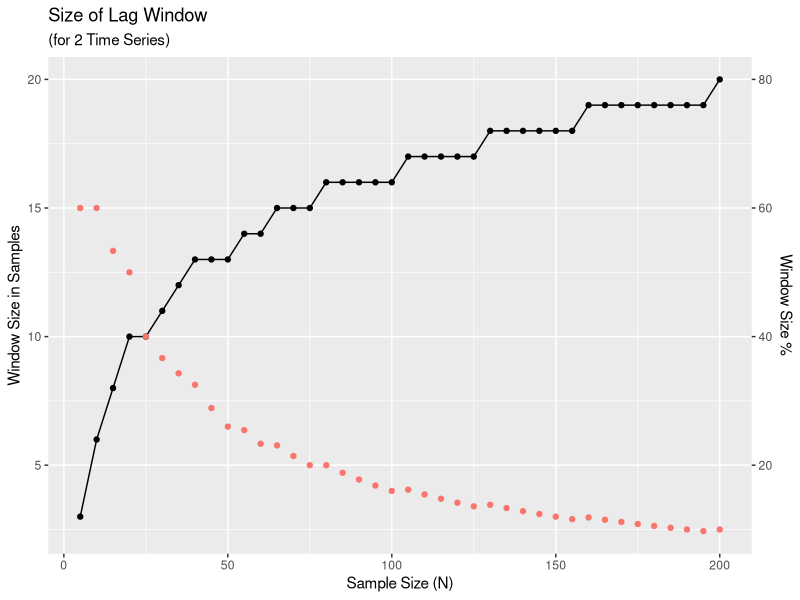
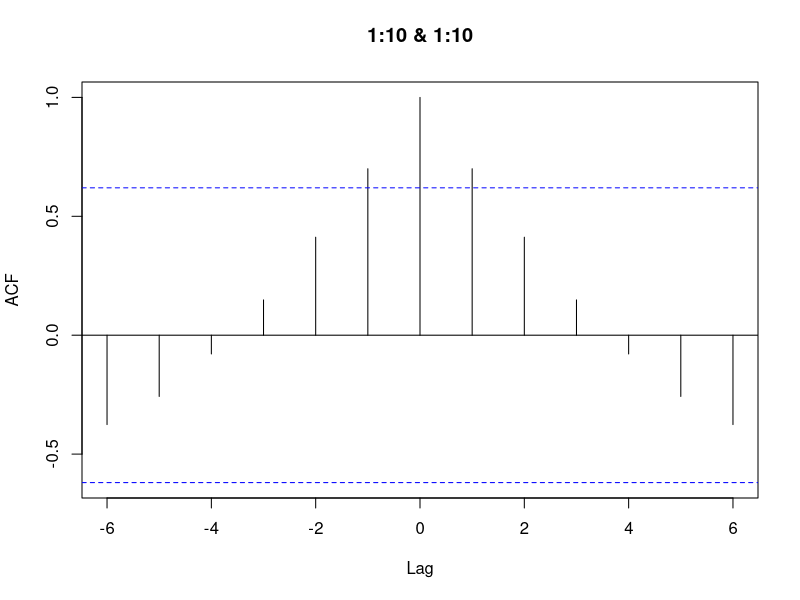
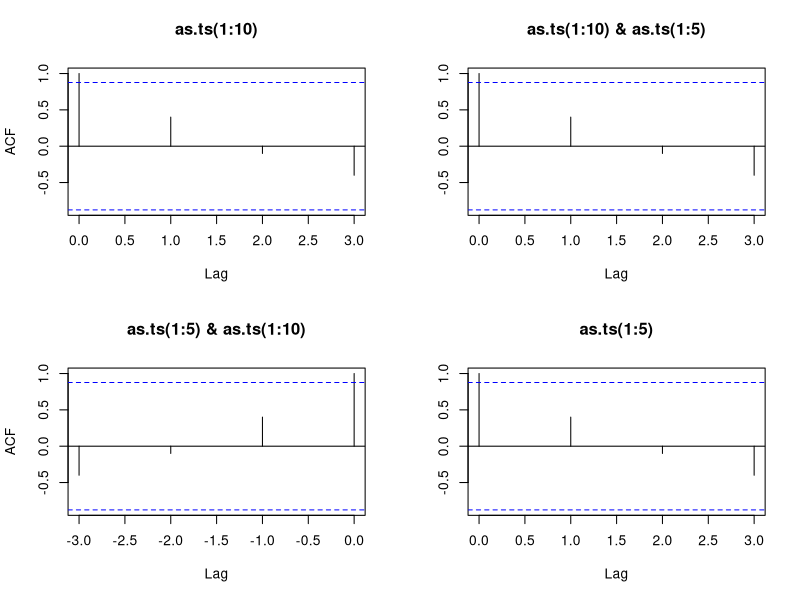

R code for these plots, in order:
## ---- chunk 1
knitr::opts_chunk$set(echo = TRUE)
## ---- chunk 2
library(ggplot2)
Lag <- seq(5, 200, 5)
Lag <- data.frame(N = Lag, Win = floor(10*log10(Lag/2)), WinPerc = floor(10*log10(Lag/2))/Lag)
ggplot( Lag, aes(x=N, y=Win)) +
  geom_line() + geom_point() + 
  ylab("Window Size in Samples") +
  geom_point(mapping = aes(x = N, y = WinPerc*25, col = "")) + 
  scale_y_continuous( sec.axis = sec_axis(~ . * 4, name = "Window Size %") ) +
  theme(legend.position = "none") + 
  labs(title = "Size of Lag Window", subtitle = "(for 2 Time Series)") +
  xlab("Sample Size (N)")
## ---- chunk 3
ccf(1:10, 1:10, plot = TRUE)
## ---- chunk 4
# Bind time series restricting to the time covered by all the series.
ts.intersect(as.ts(1:10), as.ts(1:5))
## ---- chunk 5
acf(ts.intersect(as.ts(1:10), as.ts(1:5)))
## ---- chunk 6
print(sessionInfo(), local = FALSE)
